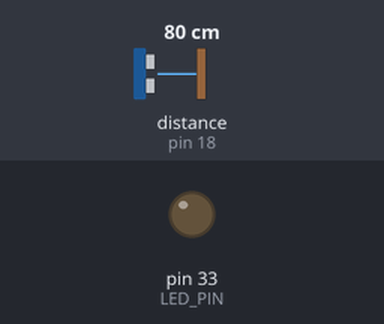
A program run on a simulated Raspberry Pi (header pin numbers). On the bench: output pins drawn as LEDs (lit = HIGH). The test bench sets the inputs (shaded band); at power-on: distance to the obstacle (sensor on pin 18) 80 cm. The echo pulse lasts 58.3 µs per cm; the clock reads 2024-03-15 10:24:30 at power-on unless the program sets it; pins used as bus, display or sensor lines are not drawn.

Above: at 1.2 s.
1.3 s: distance to the obstacle (sensor on pin 18) set to 9 cm
At 1.9 s:
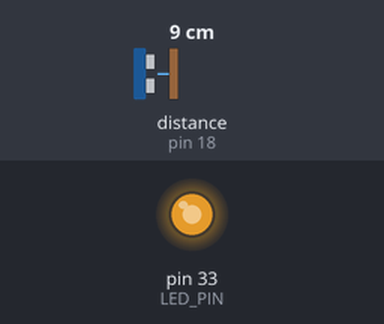
3.0 s: distance to the obstacle (sensor on pin 18) set to 18 cm
At 4.2 s:
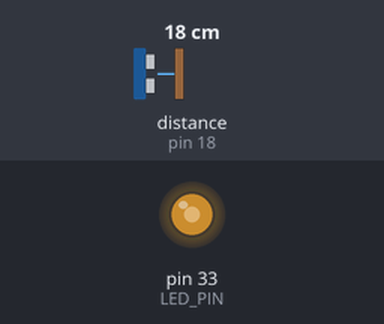
4.5 s: distance to the obstacle (sensor on pin 18) set to 35 cm
At 6.0 s:
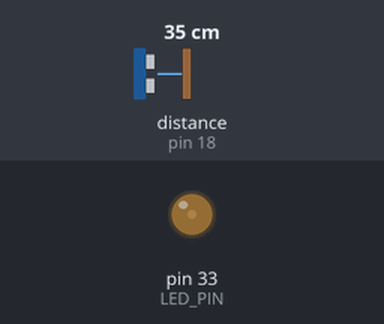
Timing chart, 0 to 7.5 s (numbered marks = the images above; inputs shaded):
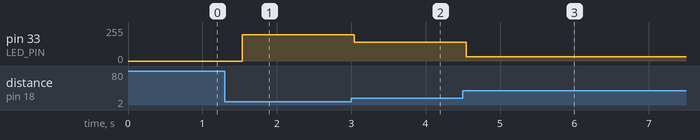

Measured:
- after the input at 1.3 s, pin 33 (LED_PIN): 0/255 → 197/255 after 0.23 s
- after the input at 3.0 s, pin 33 (LED_PIN): 197/255 → 140/255 at once
- after the input at 4.5 s, pin 33 (LED_PIN): 140/255 → 31/255 after 0.05 s

The program:

pwm.py
```python
import RPi.GPIO as GPIO
import time

#GPIO Mode (BOARD / BCM)
GPIO.setmode(GPIO.BOARD)

#set GPIO Pins
GPIO_TRIGGER = 12
GPIO_ECHO = 18
LED_PIN = 33

#set GPIO direction (IN / OUT)
GPIO.setup(GPIO_TRIGGER, GPIO.OUT)
GPIO.setup(GPIO_ECHO, GPIO.IN)
GPIO.setup(LED_PIN, GPIO.OUT)
pi_pwm = GPIO.PWM(LED_PIN,1000)		#create PWM instance with frequency
pi_pwm.start(0)

def distance():
    # set Trigger to HIGH
    GPIO.output(GPIO_TRIGGER, True)

    # set Trigger after 0.01ms to LOW
    time.sleep(0.00001)
    GPIO.output(GPIO_TRIGGER, False)

    StartTime = time.time()
    StopTime = time.time()

    # save StartTime
    while GPIO.input(GPIO_ECHO) == 0:
        StartTime = time.time()

    # save time of arrival
    while GPIO.input(GPIO_ECHO) == 1:
        StopTime = time.time()

    # time difference between start and arrival
    TimeElapsed = StopTime - StartTime
    # multiply with the sonic speed (34300 cm/s)
    # and divide by 2, because there and back
    distance = (TimeElapsed * 34300) / 2

    return distance

if __name__ == '__main__':
    try:
        while True:
            dist = distance()
            if(dist >= 4 and dist <= 40 ):
                duty = (40 - dist) * (100/40)
                pi_pwm.ChangeDutyCycle(duty)
            time.sleep(0.25)

        # Reset by pressing CTRL + C
    except KeyboardInterrupt:
        print("Measurement stopped by User")
        GPIO.cleanup()
```
